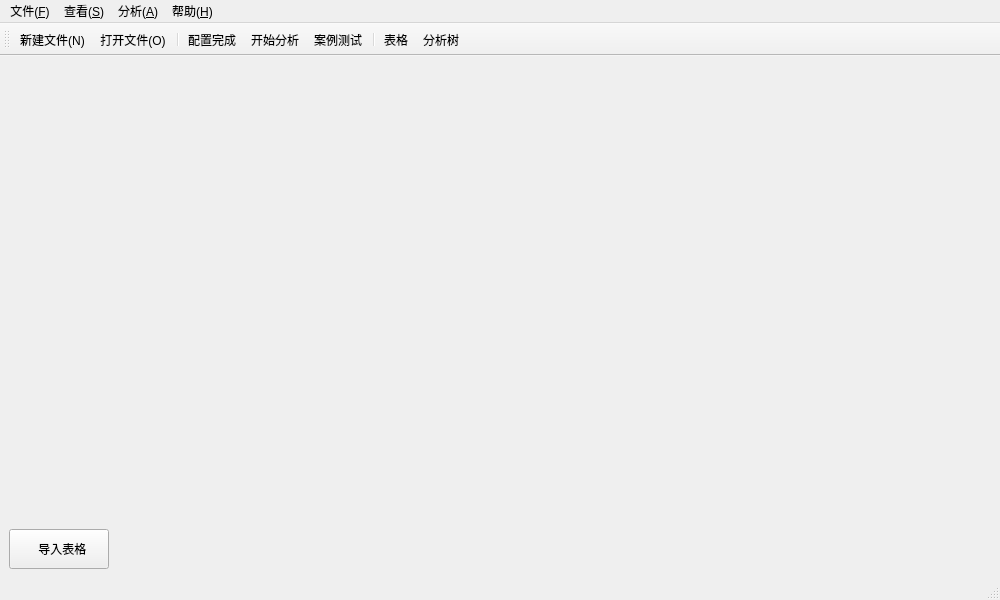
<?xml version="1.0" encoding="UTF-8"?>
<ui version="4.0">
 <class>MainWindow</class>
 <widget class="QMainWindow" name="MainWindow">
  <property name="geometry">
   <rect>
    <x>0</x>
    <y>0</y>
    <width>1000</width>
    <height>600</height>
   </rect>
  </property>
  <property name="minimumSize">
   <size>
    <width>1000</width>
    <height>600</height>
   </size>
  </property>
  <property name="windowTitle">
   <string>MainWindow</string>
  </property>
  <widget class="QWidget" name="centralwidget">
   <layout class="QGridLayout" name="gridLayout">
    <item row="2" column="0">
     <widget class="QTableWidget" name="tableWidget">
      <property name="styleSheet">
       <string notr="true">QTableView
{
	background-color: rgba(255, 255, 255, 0); 
	alternate-background-color:#e3edf9;
	color:#677483;
	gridline-color: #ccddf0;
}
 
QTableView::item
{	
	color:#677483;
	gridline-color: #ccddf0; 
}
 
QTableView::item:selected
{	
	color:#677483;
}
 
QHeaderView::section {	
	color: black;
	text-align:center;
	height:32px;
	background-color: #d1dff0;
	border:1px solid #8faac9;
	border-left:none;
}</string>
      </property>
      <property name="textElideMode">
       <enum>Qt::ElideMiddle</enum>
      </property>
     </widget>
    </item>
    <item row="3" column="0">
     <widget class="QPushButton" name="importButton">
      <property name="minimumSize">
       <size>
        <width>100</width>
        <height>40</height>
       </size>
      </property>
      <property name="maximumSize">
       <size>
        <width>100</width>
        <height>40</height>
       </size>
      </property>
      <property name="text">
       <string>  导入表格</string>
      </property>
      <property name="iconSize">
       <size>
        <width>15</width>
        <height>15</height>
       </size>
      </property>
     </widget>
    </item>
   </layout>
  </widget>
  <widget class="QMenuBar" name="menubar">
   <property name="geometry">
    <rect>
     <x>0</x>
     <y>0</y>
     <width>1000</width>
     <height>28</height>
    </rect>
   </property>
   <widget class="QMenu" name="menu">
    <property name="font">
     <font>
      <pointsize>9</pointsize>
     </font>
    </property>
    <property name="tearOffEnabled">
     <bool>false</bool>
    </property>
    <property name="title">
     <string>文件(&amp;F)</string>
    </property>
    <property name="separatorsCollapsible">
     <bool>false</bool>
    </property>
    <property name="toolTipsVisible">
     <bool>false</bool>
    </property>
    <addaction name="newFile"/>
    <addaction name="action_2"/>
    <addaction name="action_S"/>
    <addaction name="closeFile"/>
    <addaction name="exit"/>
   </widget>
   <widget class="QMenu" name="menu_2">
    <property name="title">
     <string>查看(&amp;S)</string>
    </property>
    <addaction name="action_4"/>
    <addaction name="action_5"/>
   </widget>
   <widget class="QMenu" name="menu_3">
    <property name="title">
     <string>分析(&amp;A)</string>
    </property>
    <addaction name="ready"/>
    <addaction name="action_7"/>
    <addaction name="action_6"/>
   </widget>
   <widget class="QMenu" name="menu_4">
    <property name="title">
     <string>帮助(&amp;H)</string>
    </property>
    <addaction name="action_8"/>
    <addaction name="action_9"/>
   </widget>
   <addaction name="menu"/>
   <addaction name="menu_2"/>
   <addaction name="menu_3"/>
   <addaction name="menu_4"/>
  </widget>
  <widget class="QStatusBar" name="statusbar"/>
  <widget class="QToolBar" name="toolBar">
   <property name="windowTitle">
    <string>toolBar</string>
   </property>
   <property name="allowedAreas">
    <set>Qt::TopToolBarArea</set>
   </property>
   <property name="iconSize">
    <size>
     <width>25</width>
     <height>25</height>
    </size>
   </property>
   <property name="toolButtonStyle">
    <enum>Qt::ToolButtonIconOnly</enum>
   </property>
   <attribute name="toolBarArea">
    <enum>TopToolBarArea</enum>
   </attribute>
   <attribute name="toolBarBreak">
    <bool>false</bool>
   </attribute>
   <addaction name="newFile"/>
   <addaction name="action_2"/>
   <addaction name="separator"/>
   <addaction name="ready"/>
   <addaction name="action_7"/>
   <addaction name="action_6"/>
   <addaction name="separator"/>
   <addaction name="action_4"/>
   <addaction name="action_5"/>
  </widget>
  <action name="newFile">
   <property name="icon">
    <iconset resource="icon.qrc">
     <normaloff>:/menu/images/新建 .png</normaloff>:/menu/images/新建 .png</iconset>
   </property>
   <property name="text">
    <string>新建文件(&amp;N)</string>
   </property>
   <property name="toolTip">
    <string>新建文件</string>
   </property>
   <property name="font">
    <font/>
   </property>
   <property name="shortcut">
    <string>Ctrl+N</string>
   </property>
  </action>
  <action name="action_2">
   <property name="icon">
    <iconset resource="icon.qrc">
     <normaloff>:/menu/images/打开.png</normaloff>:/menu/images/打开.png</iconset>
   </property>
   <property name="text">
    <string>打开文件(&amp;O)</string>
   </property>
   <property name="shortcut">
    <string>Ctrl+O</string>
   </property>
   <property name="menuRole">
    <enum>QAction::TextHeuristicRole</enum>
   </property>
   <property name="priority">
    <enum>QAction::NormalPriority</enum>
   </property>
  </action>
  <action name="exit">
   <property name="text">
    <string>退出(&amp;X)</string>
   </property>
   <property name="shortcut">
    <string>Ctrl+Q</string>
   </property>
  </action>
  <action name="action_4">
   <property name="icon">
    <iconset resource="icon.qrc">
     <normaloff>:/menu/images/表单组件-表格.png</normaloff>:/menu/images/表单组件-表格.png</iconset>
   </property>
   <property name="text">
    <string>表格</string>
   </property>
  </action>
  <action name="action_5">
   <property name="icon">
    <iconset resource="icon.qrc">
     <normaloff>:/menu/images/神经.png</normaloff>:/menu/images/神经.png</iconset>
   </property>
   <property name="text">
    <string>分析树</string>
   </property>
  </action>
  <action name="action_7">
   <property name="icon">
    <iconset resource="icon.qrc">
     <normaloff>:/menu/images/运行.png</normaloff>:/menu/images/运行.png</iconset>
   </property>
   <property name="text">
    <string>开始分析</string>
   </property>
   <property name="shortcut">
    <string>F5</string>
   </property>
  </action>
  <action name="action_8">
   <property name="icon">
    <iconset resource="icon.qrc">
     <normaloff>:/menu/images/官方版本.png</normaloff>:/menu/images/官方版本.png</iconset>
   </property>
   <property name="text">
    <string>关于</string>
   </property>
  </action>
  <action name="action_9">
   <property name="icon">
    <iconset resource="icon.qrc">
     <normaloff>:/menu/images/icon_帮助文档.png</normaloff>:/menu/images/icon_帮助文档.png</iconset>
   </property>
   <property name="text">
    <string>使用手册</string>
   </property>
  </action>
  <action name="action_6">
   <property name="icon">
    <iconset resource="icon.qrc">
     <normaloff>:/menu/images/数据看板.png</normaloff>:/menu/images/数据看板.png</iconset>
   </property>
   <property name="text">
    <string>案例测试</string>
   </property>
   <property name="shortcut">
    <string>Ctrl+F5</string>
   </property>
  </action>
  <action name="action_S">
   <property name="icon">
    <iconset resource="icon.qrc">
     <normaloff>:/menu/images/icon_保存.png</normaloff>:/menu/images/icon_保存.png</iconset>
   </property>
   <property name="text">
    <string>保存(&amp;S)</string>
   </property>
   <property name="shortcut">
    <string>Ctrl+S</string>
   </property>
  </action>
  <action name="closeFile">
   <property name="icon">
    <iconset resource="icon.qrc">
     <normaloff>:/menu/images/关闭.png</normaloff>:/menu/images/关闭.png</iconset>
   </property>
   <property name="text">
    <string>关闭文件</string>
   </property>
  </action>
  <action name="ready">
   <property name="icon">
    <iconset resource="icon.qrc">
     <normaloff>:/menu/images/配置完成.png</normaloff>:/menu/images/配置完成.png</iconset>
   </property>
   <property name="text">
    <string>配置完成</string>
   </property>
  </action>
 </widget>
 <resources>
  <include location="icon.qrc"/>
 </resources>
 <connections/>
</ui>
